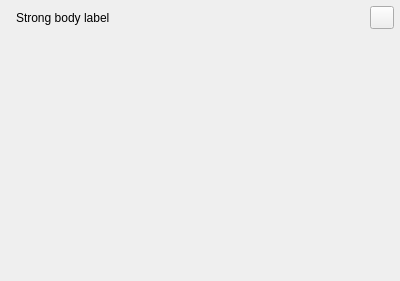
<?xml version="1.0" encoding="UTF-8"?>
<ui version="4.0">
 <class>Form</class>
 <widget class="QWidget" name="Form">
  <property name="geometry">
   <rect>
    <x>0</x>
    <y>0</y>
    <width>400</width>
    <height>281</height>
   </rect>
  </property>
  <property name="windowTitle">
   <string>Form</string>
  </property>
  <layout class="QVBoxLayout" name="verticalLayout">
   <property name="leftMargin">
    <number>0</number>
   </property>
   <property name="topMargin">
    <number>6</number>
   </property>
   <property name="rightMargin">
    <number>0</number>
   </property>
   <property name="bottomMargin">
    <number>6</number>
   </property>
   <item>
    <layout class="QHBoxLayout" name="top">
     <property name="spacing">
      <number>12</number>
     </property>
     <property name="leftMargin">
      <number>16</number>
     </property>
     <property name="rightMargin">
      <number>6</number>
     </property>
     <item>
      <widget class="StrongBodyLabel" name="title_label">
       <property name="text">
        <string>Strong body label</string>
       </property>
      </widget>
     </item>
     <item>
      <spacer name="horizontalSpacer">
       <property name="orientation">
        <enum>Qt::Horizontal</enum>
       </property>
       <property name="sizeHint" stdset="0">
        <size>
         <width>40</width>
         <height>20</height>
        </size>
       </property>
      </spacer>
     </item>
     <item>
      <widget class="TransparentDropDownToolButton" name="more_options"/>
     </item>
    </layout>
   </item>
   <item>
    <spacer name="verticalSpacer">
     <property name="orientation">
      <enum>Qt::Vertical</enum>
     </property>
     <property name="sizeHint" stdset="0">
      <size>
       <width>20</width>
       <height>40</height>
      </size>
     </property>
    </spacer>
   </item>
   <item>
    <layout class="QHBoxLayout" name="horizontalLayout">
     <item>
      <spacer name="horizontalSpacer_4">
       <property name="orientation">
        <enum>Qt::Horizontal</enum>
       </property>
       <property name="sizeType">
        <enum>QSizePolicy::Preferred</enum>
       </property>
       <property name="sizeHint" stdset="0">
        <size>
         <width>40</width>
         <height>20</height>
        </size>
       </property>
      </spacer>
     </item>
     <item>
      <layout class="QVBoxLayout" name="content">
       <property name="spacing">
        <number>10</number>
       </property>
       <property name="leftMargin">
        <number>16</number>
       </property>
       <property name="topMargin">
        <number>12</number>
       </property>
       <property name="rightMargin">
        <number>16</number>
       </property>
       <property name="bottomMargin">
        <number>12</number>
       </property>
      </layout>
     </item>
     <item>
      <spacer name="horizontalSpacer_3">
       <property name="orientation">
        <enum>Qt::Horizontal</enum>
       </property>
       <property name="sizeType">
        <enum>QSizePolicy::Preferred</enum>
       </property>
       <property name="sizeHint" stdset="0">
        <size>
         <width>40</width>
         <height>20</height>
        </size>
       </property>
      </spacer>
     </item>
    </layout>
   </item>
   <item>
    <spacer name="contentSpacer">
     <property name="orientation">
      <enum>Qt::Vertical</enum>
     </property>
     <property name="sizeHint" stdset="0">
      <size>
       <width>20</width>
       <height>40</height>
      </size>
     </property>
    </spacer>
   </item>
   <item>
    <layout class="QHBoxLayout" name="bottom">
     <property name="spacing">
      <number>16</number>
     </property>
     <property name="leftMargin">
      <number>16</number>
     </property>
     <property name="rightMargin">
      <number>6</number>
     </property>
     <item>
      <spacer name="horizontalSpacer_2">
       <property name="orientation">
        <enum>Qt::Horizontal</enum>
       </property>
       <property name="sizeHint" stdset="0">
        <size>
         <width>40</width>
         <height>20</height>
        </size>
       </property>
      </spacer>
     </item>
    </layout>
   </item>
  </layout>
 </widget>
 <customwidgets>
  <customwidget>
   <class>ToolButton</class>
   <extends>QToolButton</extends>
   <header>qfluentwidgets</header>
  </customwidget>
  <customwidget>
   <class>DropDownToolButton</class>
   <extends>ToolButton</extends>
   <header>qfluentwidgets</header>
  </customwidget>
  <customwidget>
   <class>TransparentDropDownToolButton</class>
   <extends>DropDownToolButton</extends>
   <header>qfluentwidgets</header>
  </customwidget>
  <customwidget>
   <class>StrongBodyLabel</class>
   <extends>QLabel</extends>
   <header>qfluentwidgets</header>
  </customwidget>
 </customwidgets>
 <resources/>
 <connections/>
</ui>
